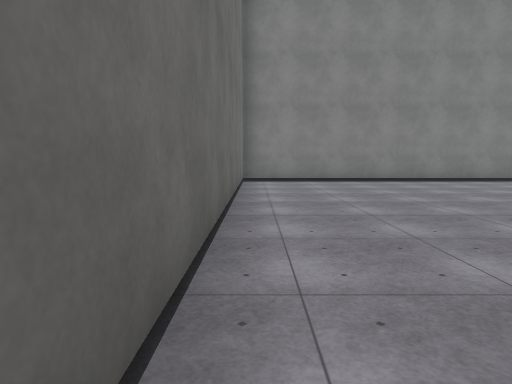
[1] (above)

19 first-person views from a walk through a 3-D level made in the Unity game engine. The camera is 1.5 m above the floor, tilts 6° down and sees 75° across. The floor is counted in squares, 2 m on a side. Each view is taken from the middle of a square. On the plan, view 1 faces up. The plan holds only what a view shows up to about 11 squares ahead; the rest is blank. The place goes on beyond the plan. The player character is not drawn. Surface patterns are stand-ins for the level's own textures.

[2]
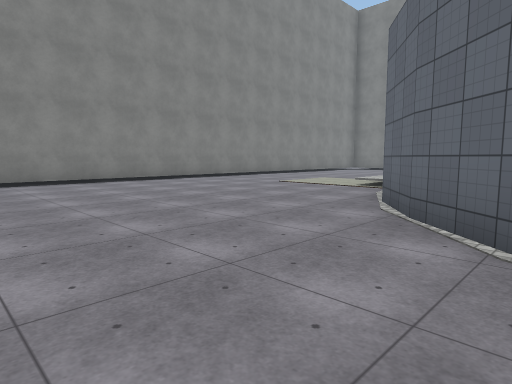

[3]
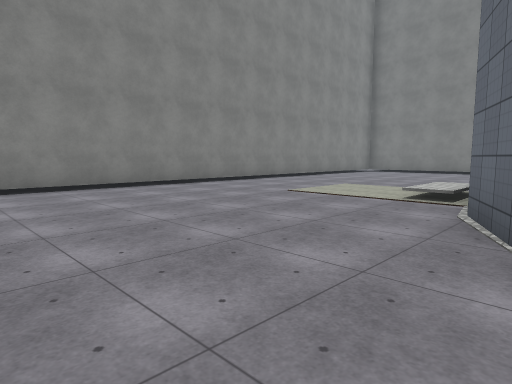

[4]
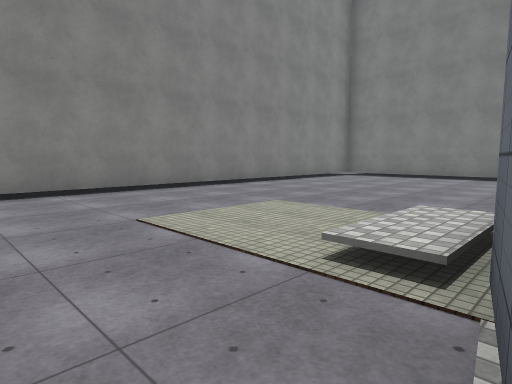

[5]
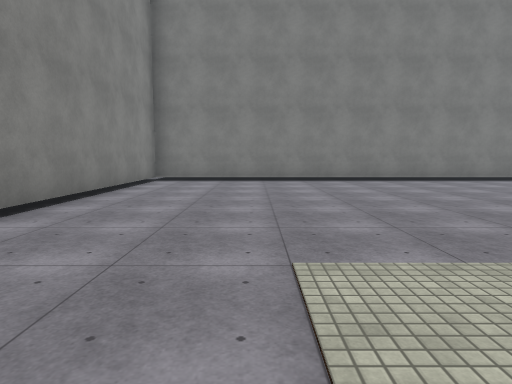

[6]
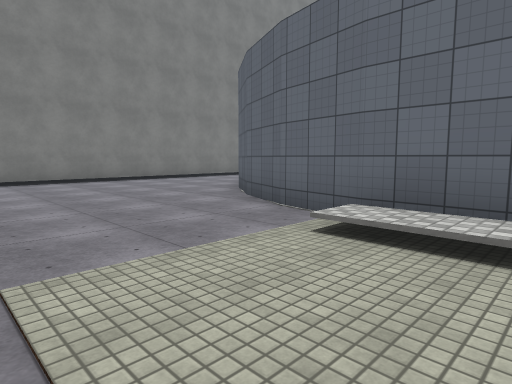

[7]
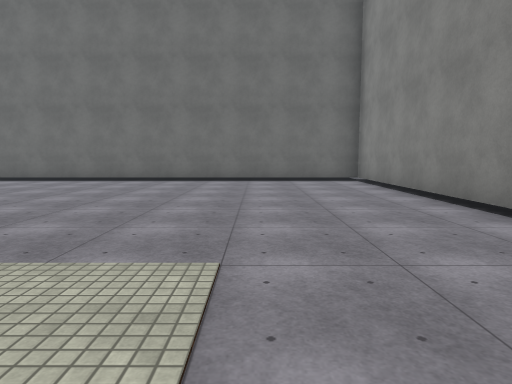

[8]
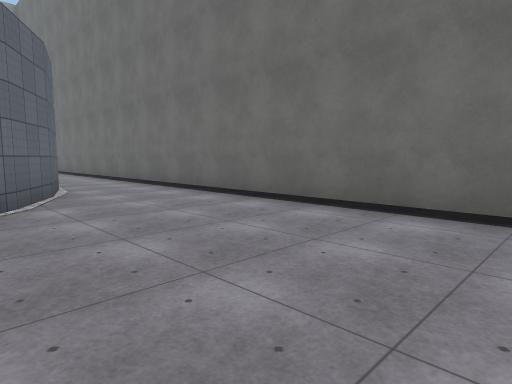

[9]
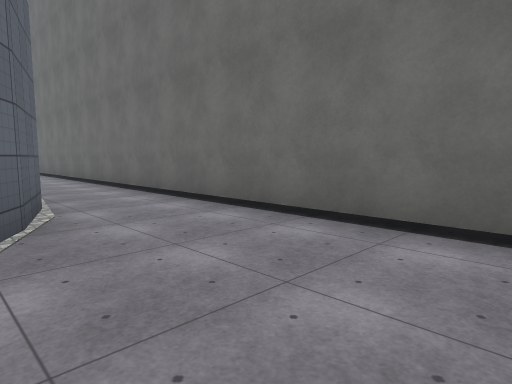

[10]
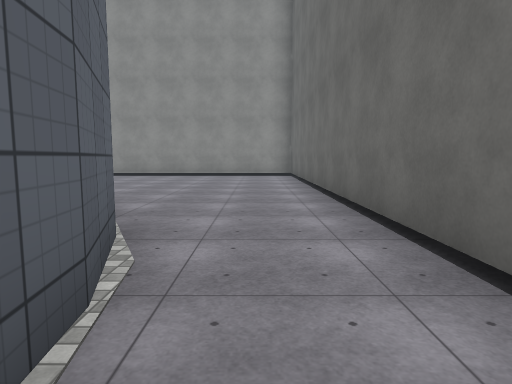

[11]
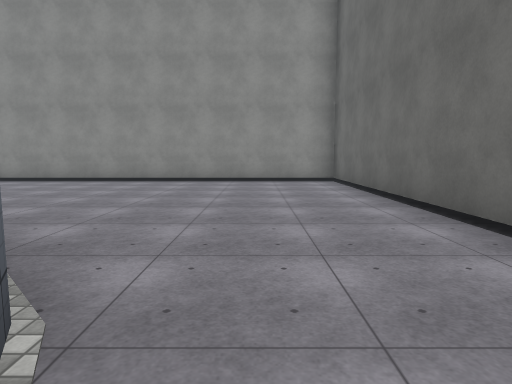

[12]
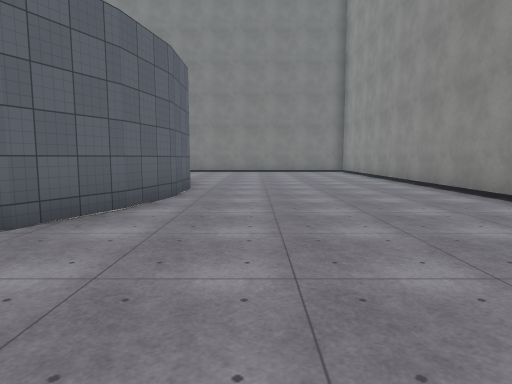

[13]
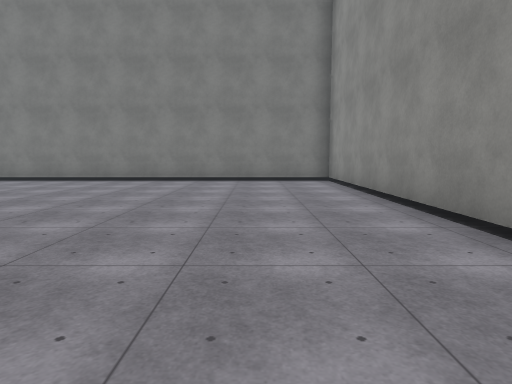

[14]
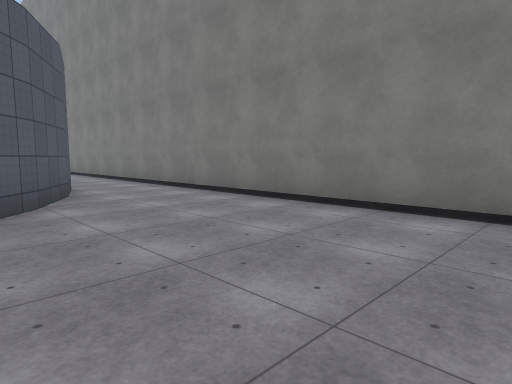

[15]
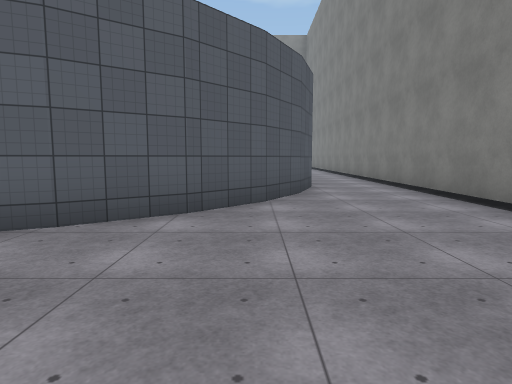

[16]
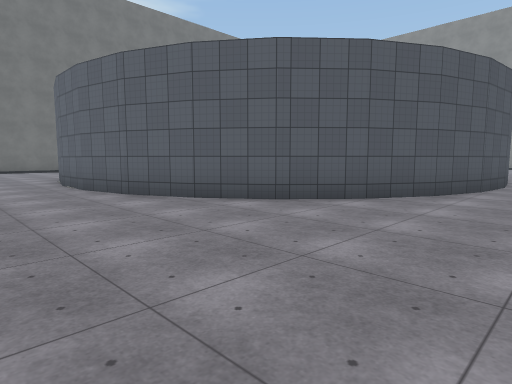

[17]
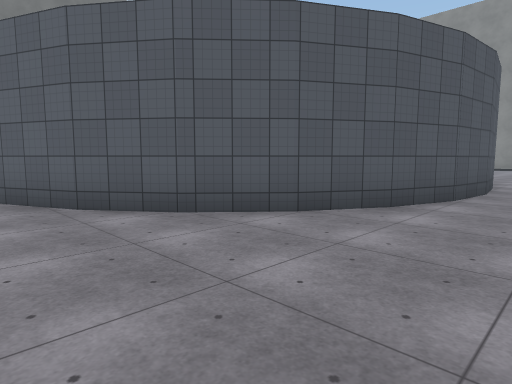

[18]
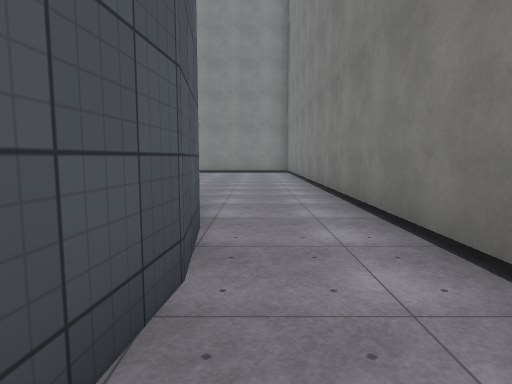

[19]
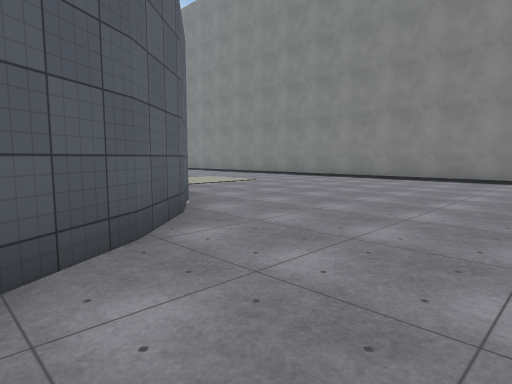

### Floor plan
Points are (right, up) in squares from view 1. A wall is a line through its corners. A room is listed if a view was taken in it or the views show most of it. See-through windows are left out.
Room 1 (views 1, 2, 3, 4, 5, 6, 7, 8, 9)
walls: (8.4, 3.4) (10, 3.4); (9.8, 3.4) (11.4, 3); (7, 3.1) (8.5, 3.4); (11.3, 3.1) (12.9, 2.4); (12.8, 2.5) (14.1, 1.5) (15.2, 0.3); (4.1, 1.5) (5.4, 2.4) (6.9, 3.1); (3.1, 0.3) (4.2, 1.5); (15.1, 0.3) (15.8, -0.8); (2.3, -1.1) (3.1, 0.4); (18.5, 0.4) (18.5, 10.2) (-0.4, 10.2) (-0.4, -0.5); (1.8, -2.5) (2.3, -1)
ways out: opening at (0.5, -1.5) to room 2; opening at (17.5, -0.5) to room 2
Room 2 (views 10, 11, 12, 13, 14, 15, 16, 17, 18, 19)
walls: (8.3, -11.5) (6.8, -11.1); (10, -11.4) (8.2, -11.4); (6.9, -11.2) (5.3, -10.4); (11.5, -11.1) (9.8, -11.5); (12.9, -10.5) (11.3, -11.2); (14.2, -9.5) (12.8, -10.5); (15.2, -8.4) (14.1, -9.6); (2.3, -7.1) (1.8, -5.6); (1.8, -5.7) (1.8, -4.9); (16.4, -5.5) (15.9, -7.1) (15.1, -8.5); (16.6, -4) (16.4, -5.6); (16.4, -2.5) (16.6, -4.1); (-0.4, -0.5) (-0.4, -17.3) (18.5, -17.3) (18.5, 0.4)
ways out: opening at (0.5, -1.5) to room 1; opening at (17.5, -0.5) to room 1

Positions as (right, up) in squares from view 1, and headings:
1: (0, 0), facing up
2: (0, 0), facing up-right
3: (2, 2), facing up-right
4: (6, 3), facing up-right
5: (8, 7), facing right
6: (8, 7), facing down-right
7: (10, 7), facing left
8: (4, 6), facing down-left
9: (3, 3), facing down-left
10: (1, -4), facing down
11: (2, -7), facing down
12: (2, -13), facing right
13: (8, -15), facing right
14: (14, -14), facing up-right
15: (15, -14), facing up
16: (18, -14), facing up-left
17: (18, -12), facing up-left
18: (17, -6), facing up
19: (18, -1), facing up-left
